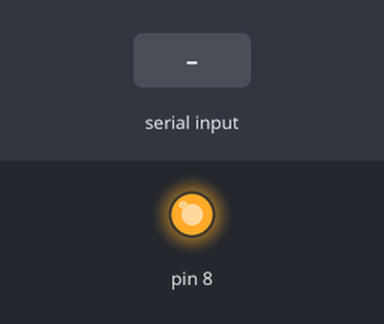
Simulated run of this sketch. Board: Arduino Uno, built with avr-gcc and run on an emulated ATmega328P. Shown: output pins drawn as LEDs (lit = HIGH). The inputs (shaded band) are chosen by the test bench.

Above: at 1.2 s.
1.3 s: "a" received over Serial
At 2.5 s:
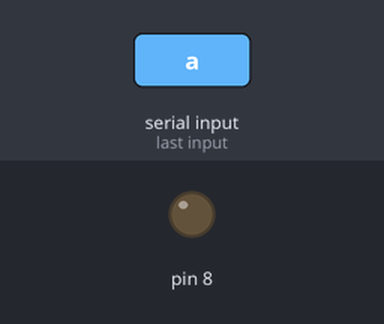
2.8 s: "b" received over Serial
At 3.8 s:
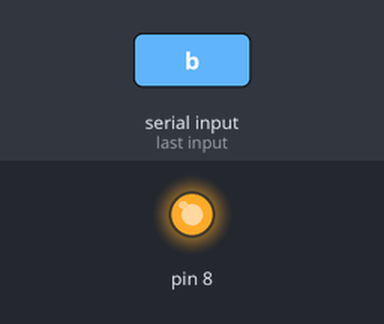
Timing chart, 0 to 5.8 s (numbered marks = the images above; inputs shaded):
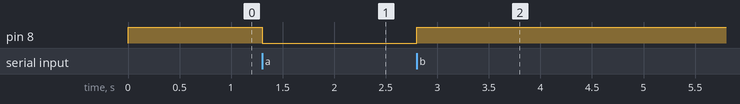

Measured:
- after the input at 1.3 s, pin 8: HIGH → LOW at once
- after the input at 2.8 s, pin 8: LOW → HIGH at once

The sketch:

PRUEBA_RELES.ino
```cpp
#include <Servo.h>

int led=8;
#define RELAY_ON 0
#define RELAY_OFF 1
int letra=0;
void setup() {
  Serial.begin(9600);
  // put your setup code here, to run once:
digitalWrite (8, RELAY_OFF);
pinMode(8,OUTPUT);
}

void loop() {
  if(Serial.available()>0){
 letra=Serial.read();
 if(letra=='a'){
  digitalWrite(8, RELAY_ON);
 } if(letra=='b'){
  digitalWrite(8, RELAY_OFF);
 }

  }
}
```
